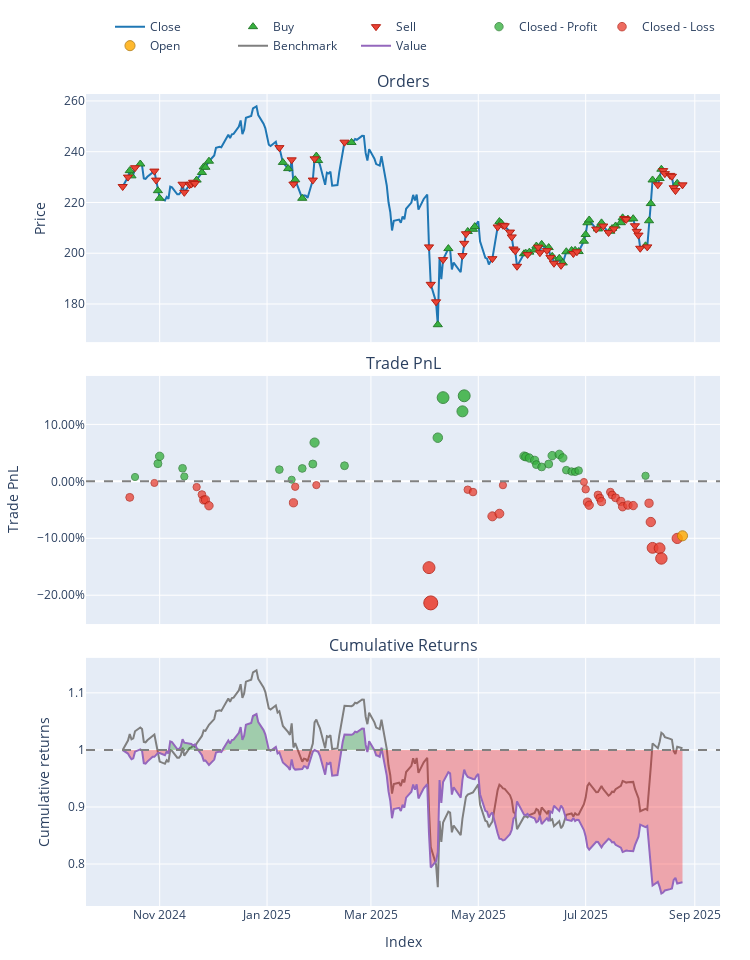

Notebook source saved alongside this figure:
### Code cell
# ==============================================================================
# 1. SETUP & DATA LOADING
# ==============================================================================

# Load Configuration
config = load_config("config/config.yaml")

# Load Data
data_path = 'data/processed/AAPL_processed_2022.csv'
print(f"Loading data from {data_path}...")
data = pd.read_csv(data_path)

if 'Date' in data.columns:
    data['Date'] = pd.to_datetime(data['Date'])
    data.set_index('Date', inplace=True)

# Split into train/test
split_idx = int(len(data) * 0.7)
df_train = data.iloc[:split_idx].copy()
df_test = data.iloc[split_idx:].copy()

print(f"Train size: {len(df_train)}, Test size: {len(df_test)}")

# ==============================================================================
# 2. TRAINING
# ==============================================================================

# Initialize Trainer
trainer = ModelTrainerRL(config['reinforcement_learning'])

# Prepare environments (Raw envs, scaling handled internally by PPO)
env_train, env_test = trainer.prepare_environment(
    df_train, 
    df_test, 
    reward_func="profit" 
)

# Train PPO
print("\n--- Starting PPO Training ---")
result = trainer.train_ppo(env_train)
model = result["model"]

# CRITICAL: Register model so it gets saved later
trainer.models["ppo"] = model  
print("Training Complete!")

# ==============================================================================
# 3. EVALUATION (Internal Metrics)
# ==============================================================================

# Evaluate using multiple seeds to check stability
seeds = [42, 43, 44]
print(f"\n--- Evaluating over {len(seeds)} seeds ---")
metrics_agg = trainer.evaluate_over_seeds(model, env_test, seeds, algorithm="PPO")

print(f"Total Return: {metrics_agg['total_return']['mean']:.2%} (Range: {metrics_agg['total_return']['ci95']})")
print(f"Sharpe Ratio: {metrics_agg['sharpe_ratio']['mean']:.3f}")
print(f"Max Drawdown: {metrics_agg['max_drawdown']['mean']:.2%}")

# Save Artifacts (Model + Normalization Stats)
trainer.save_models("models/ppo_artifacts")
print("\nModels and Normalization stats saved to 'models/ppo_artifacts'")

# ==============================================================================
# 4. INFERENCE & BACKTEST (The Fix)
# ==============================================================================

print("\n--- Generating Actions for Backtest ---")

# CRITICAL FIX: Load the "Inference Environment"
# This wraps your test data with the EXACT mean/std deviation calculated during training.
env_inference = trainer.load_inference_env(df_test, algorithm="ppo")

obs = env_inference.reset()
done = False
actions = []

# Inference Loop
while True:
    # We use deterministic=True for backtesting (best reliable action)
    action, _ = model.predict(obs, deterministic=True)
    
    # Step the environment
    obs, _, dones, _ = env_inference.step(action)
    
    # Extract the single action value (PPO outputs an array)
    actions.append(float(action[0][0]))
    
    if dones[0]:
        break

print(f"Generated {len(actions)} trading actions")

# ==============================================================================
# 5. RUN PORTFOLIO BACKTEST
# ==============================================================================
print("\n--- Running VectorBT Backtest ---")

env_params = config['reinforcement_learning']['environment']

# Align prices with actions (prevent length mismatch errors)
aligned_prices = df_test['close'].iloc[:len(actions)]

backtester = PortfolioBacktesterRL(env_params) 

portfolio = backtester.run_backtest(
    price_data=aligned_prices, 
    predicted_weights=np.array(actions),
    lookback_window=env_params.get('lookback_window', 30)
)

# Benchmark Comparison
comparison = backtester.compare_with_buy_and_hold_rl()

# Show Final Metrics
metrics = backtester.get_performance_metrics()
print("\n--- Final Strategy Performance ---")
for k, v in metrics.items():
    print(f"{k}: {v:.4f}")

# Visualization
portfolio.plot().show()

### Figure 1 — Plotly figure (JSON) as saved in the notebook; plotly's stock layout.template omitted (floating-point values rounded to 4 significant figures; data arrays with more than 128 entries replaced by an {"elided": "..."} marker saying what was removed)
{"data": [{"legendgroup": "0", "line": {"color": "#1f77b4"}, "name": "Close", "showlegend": true, "type": "scatter", "uid": "04668c6c-cf01-43dc-942d-f7b8144a8fbf", "x": {"elided": "217 str values"}, "xaxis": "x", "y": {"elided": "217 float values"}, "yaxis": "y"}, {"customdata": {"elided": "59x3 float values"}, "hovertemplate": "Order Id: %{customdata[0]}<br>Timestamp: %{x}<br>Price: %{y}<br>Size: %{customdata[1]:.6f}<br>Fees: %{customdata[2]:.6f}", "legendgroup": "1", "marker": {"color": "#37B13F", "line": {"color": "rgb(38,123,44)", "width": 1}, "size": 8, "symbol": "triangle-up"}, "mode": "markers", "name": "Buy", "type": "scatter", "uid": "b42dca95-039e-4753-a7e6-a011c467d72a", "x": ["2024-10-15T00:00:00-04:00", "2024-10-16T00:00:00-04:00", "2024-10-21T00:00:00-04:00", "2024-10-31T00:00:00-04:00", "2024-11-01T00:00:00-04:00", "2024-11-22T00:00:00-05:00", "2024-11-25T00:00:00-05:00", "2024-11-26T00:00:00-05:00", "2024-11-27T00:00:00-05:00", "2024-11-29T00:00:00-05:00", "2025-01-10T00:00:00-05:00", "2025-01-13T00:00:00-05:00", "2025-01-17T00:00:00-05:00", "2025-01-21T00:00:00-05:00", "2025-01-29T00:00:00-05:00", "2025-01-30T00:00:00-05:00", "2025-02-18T00:00:00-05:00", "2025-04-08T00:00:00-04:00", "2025-04-14T00:00:00-04:00", "2025-04-25T00:00:00-04:00", "2025-04-28T00:00:00-04:00", "2025-04-29T00:00:00-04:00", "2025-05-13T00:00:00-04:00", "2025-05-14T00:00:00-04:00", "2025-05-27T00:00:00-04:00", "2025-05-28T00:00:00-04:00", "2025-05-30T00:00:00-04:00", "2025-06-02T00:00:00-04:00", "2025-06-03T00:00:00-04:00", "2025-06-06T00:00:00-04:00", "2025-06-10T00:00:00-04:00", "2025-06-12T00:00:00-04:00", "2025-06-16T00:00:00-04:00", "2025-06-18T00:00:00-04:00", "2025-06-20T00:00:00-04:00", "2025-06-23T00:00:00-04:00", "2025-06-25T00:00:00-04:00", "2025-06-27T00:00:00-04:00", "2025-06-30T00:00:00-04:00", "2025-07-01T00:00:00-04:00", "2025-07-02T00:00:00-04:00", "2025-07-03T00:00:00-04:00", "2025-07-08T00:00:00-04:00", "2025-07-09T00:00:00-04:00", "2025-07-10T00:00:00-04:00", "2025-07-15T00:00:00-04:00", "2025-07-16T00:00:00-04:00", "2025-07-18T00:00:00-04:00", "2025-07-21T00:00:00-04:00", "2025-07-22T00:00:00-04:00", "2025-07-25T00:00:00-04:00", "2025-07-28T00:00:00-04:00", "2025-08-04T00:00:00-04:00", "2025-08-06T00:00:00-04:00", "2025-08-07T00:00:00-04:00", "2025-08-08T00:00:00-04:00", "2025-08-12T00:00:00-04:00", "2025-08-13T00:00:00-04:00", "2025-08-22T00:00:00-04:00"], "xaxis": "x", "y": [232.5, 230.5, 235.2, 224.6, 221.7, 228.8, 231.8, 234.0, 233.9, 236.3, 235.8, 233.3, 228.9, 221.6, 238.3, 236.5, 243.6, 171.8, 201.8, 208.6, 209.4, 210.5, 212.5, 211.9, 199.8, 200.0, 200.4, 201.3, 202.8, 203.5, 202.2, 198.8, 198.0, 196.2, 200.6, 201.1, 201.1, 200.7, 204.7, 207.4, 212.0, 213.1, 209.6, 210.7, 212.0, 208.7, 209.7, 210.7, 212.0, 213.9, 213.4, 213.6, 202.9, 212.8, 219.6, 228.9, 229.4, 233.1, 227.5], "yaxis": "y"}, {"customdata": {"elided": "61x3 float values"}, "hovertemplate": "Order Id: %{customdata[0]}<br>Timestamp: %{x}<br>Price: %{y}<br>Size: %{customdata[1]:.6f}<br>Fees: %{customdata[2]:.6f}", "legendgroup": "2", "marker": {"color": "#EA4335", "line": {"color": "rgb(181,31,18)", "width": 1}, "size": 8, "symbol": "triangle-down"}, "mode": "markers", "name": "Sell", "type": "scatter", "uid": "5f0910a1-3291-43da-80b9-dd00b5b16947", "x": ["2024-10-11T00:00:00-04:00", "2024-10-14T00:00:00-04:00", "2024-10-18T00:00:00-04:00", "2024-10-29T00:00:00-04:00", "2024-10-30T00:00:00-04:00", "2024-11-14T00:00:00-05:00", "2024-11-15T00:00:00-05:00", "2024-11-18T00:00:00-05:00", "2024-11-19T00:00:00-05:00", "2024-11-20T00:00:00-05:00", "2024-11-21T00:00:00-05:00", "2025-01-08T00:00:00-05:00", "2025-01-15T00:00:00-05:00", "2025-01-16T00:00:00-05:00", "2025-01-27T00:00:00-05:00", "2025-01-28T00:00:00-05:00", "2025-02-14T00:00:00-05:00", "2025-04-03T00:00:00-04:00", "2025-04-04T00:00:00-04:00", "2025-04-07T00:00:00-04:00", "2025-04-11T00:00:00-04:00", "2025-04-22T00:00:00-04:00", "2025-04-23T00:00:00-04:00", "2025-04-24T00:00:00-04:00", "2025-05-09T00:00:00-04:00", "2025-05-12T00:00:00-04:00", "2025-05-15T00:00:00-04:00", "2025-05-16T00:00:00-04:00", "2025-05-19T00:00:00-04:00", "2025-05-20T00:00:00-04:00", "2025-05-21T00:00:00-04:00", "2025-05-22T00:00:00-04:00", "2025-05-23T00:00:00-04:00", "2025-05-29T00:00:00-04:00", "2025-06-04T00:00:00-04:00", "2025-06-05T00:00:00-04:00", "2025-06-09T00:00:00-04:00", "2025-06-11T00:00:00-04:00", "2025-06-13T00:00:00-04:00", "2025-06-17T00:00:00-04:00", "2025-06-24T00:00:00-04:00", "2025-06-26T00:00:00-04:00", "2025-07-07T00:00:00-04:00", "2025-07-11T00:00:00-04:00", "2025-07-14T00:00:00-04:00", "2025-07-17T00:00:00-04:00", "2025-07-23T00:00:00-04:00", "2025-07-24T00:00:00-04:00", "2025-07-29T00:00:00-04:00", "2025-07-30T00:00:00-04:00", "2025-07-31T00:00:00-04:00", "2025-08-01T00:00:00-04:00", "2025-08-05T00:00:00-04:00", "2025-08-11T00:00:00-04:00", "2025-08-14T00:00:00-04:00", "2025-08-15T00:00:00-04:00", "2025-08-18T00:00:00-04:00", "2025-08-19T00:00:00-04:00", "2025-08-20T00:00:00-04:00", "2025-08-21T00:00:00-04:00", "2025-08-25T00:00:00-04:00"], "xaxis": "x", "y": [226.3, 230.0, 233.7, 232.4, 228.8, 227.2, 224.0, 227.0, 227.3, 228.0, 227.5, 241.6, 236.8, 227.2, 228.8, 237.2, 243.8, 202.5, 187.7, 180.8, 197.5, 199.1, 203.9, 207.7, 197.9, 210.3, 211.0, 210.8, 208.3, 206.4, 201.7, 200.9, 194.9, 199.5, 202.4, 200.2, 201.0, 198.4, 196.0, 195.2, 199.9, 200.6, 209.5, 210.7, 208.2, 209.6, 213.7, 213.3, 210.8, 208.6, 207.1, 202.0, 202.5, 227.0, 232.6, 231.4, 230.7, 230.3, 225.8, 224.7, 226.9], "yaxis": "y"}, {"customdata": [[1.0, 1.0, 226.3, 0.00765], [3.0, 2.0, 428.0, 0.03109], [4.0, 2.0, 323.3, 0.04394], [5.0, 3.0, 1398.0, 0.02292], [6.0, 3.0, 326.0, 0.008476], [12.0, 5.0, 540.7, 0.0206], [13.0, 5.0, 183.8, 0.002883], [16.0, 6.0, 131.4, 0.02265], [17.0, 7.0, 2665.0, 0.0304], [18.0, 7.0, 609.2, 0.06809], [20.0, 9.0, 543.9, 0.02742], [23.0, 10.0, 2806.0, 0.07665], [24.0, 11.0, 2097.0, 0.1471], [25.0, 11.0, 1715.0, 0.1229], [26.0, 11.0, 10560.0, 0.1502], [32.0, 16.0, 213.8, 0.04425], [33.0, 16.0, 8.634, 0.04325], [34.0, 16.0, 34.24, 0.04099], [35.0, 16.0, 28.78, 0.03693], [36.0, 16.0, 41.67, 0.02944], [37.0, 16.0, 75.46, 0.02529], [38.0, 16.0, 33.52, 0.03035], [39.0, 16.0, 18.0, 0.04511], [40.0, 16.0, 1111.0, 0.04728], [41.0, 16.0, 38.34, 0.04122], [42.0, 16.0, 81.29, 0.01969], [43.0, 16.0, 7.754, 0.01725], [44.0, 16.0, 18.84, 0.01667], [45.0, 16.0, 1.358, 0.01889], [60.0, 16.0, 8.277, 0.00977]], "hovertemplate": "Exit Trade Id: %{customdata[0]}<br>Position Id: %{customdata[1]}<br>Exit Timestamp: %{x}<br>PnL: %{customdata[2]:.6f}<br>Return: %{customdata[3]:.2%}", "legendgroup": "3", "marker": {"color": "#37B13F", "line": {"color": "rgb(38,123,44)", "width": 1}, "opacity": [0.7547, 0.7712, 0.7803, 0.7654, 0.7552, 0.7638, 0.7513, 0.7653, 0.7707, 0.7973, 0.7686, 0.8034, 0.8531, 0.836, 0.8553, 0.7805, 0.7798, 0.7782, 0.7753, 0.7701, 0.7671, 0.7707, 0.7811, 0.7827, 0.7784, 0.7632, 0.7614, 0.761, 0.7626, 0.7562], "size": [7.218, 7.99, 8.414, 7.721, 7.245, 7.645, 7.061, 7.712, 7.967, 9.209, 7.869, 9.491, 11.81, 11.02, 11.92, 8.424, 8.391, 8.316, 8.183, 7.936, 7.799, 7.966, 8.452, 8.524, 8.324, 7.614, 7.534, 7.515, 7.588, 7.288], "symbol": "circle"}, "mode": "markers", "name": "Closed - Profit", "type": "scatter", "uid": "949a1df4-ef0a-4a41-bc7d-22667bc98f1d", "x": ["2024-10-18T00:00:00-04:00", "2024-10-31T00:00:00-04:00", "2024-11-01T00:00:00-04:00", "2024-11-14T00:00:00-05:00", "2024-11-15T00:00:00-05:00", "2025-01-08T00:00:00-05:00", "2025-01-15T00:00:00-05:00", "2025-01-21T00:00:00-05:00", "2025-01-27T00:00:00-05:00", "2025-01-28T00:00:00-05:00", "2025-02-14T00:00:00-05:00", "2025-04-08T00:00:00-04:00", "2025-04-11T00:00:00-04:00", "2025-04-22T00:00:00-04:00", "2025-04-23T00:00:00-04:00", "2025-05-27T00:00:00-04:00", "2025-05-28T00:00:00-04:00", "2025-05-30T00:00:00-04:00", "2025-06-02T00:00:00-04:00", "2025-06-03T00:00:00-04:00", "2025-06-06T00:00:00-04:00", "2025-06-10T00:00:00-04:00", "2025-06-12T00:00:00-04:00", "2025-06-16T00:00:00-04:00", "2025-06-18T00:00:00-04:00", "2025-06-20T00:00:00-04:00", "2025-06-23T00:00:00-04:00", "2025-06-25T00:00:00-04:00", "2025-06-27T00:00:00-04:00", "2025-08-04T00:00:00-04:00"], "xaxis": "x2", "y": [0.00765, 0.03109, 0.04394, 0.02292, 0.008476, 0.0206, 0.002883, 0.02265, 0.0304, 0.06809, 0.02742, 0.07665, 0.1471, 0.1229, 0.1502, 0.04425, 0.04325, 0.04099, 0.03693, 0.02944, 0.02529, 0.03035, 0.04511, 0.04728, 0.04122, 0.01969, 0.01725, 0.01667, 0.01889, 0.00977], "yaxis": "y2"}, {"customdata": {"elided": "37x4 float values"}, "hovertemplate": "Exit Trade Id: %{customdata[0]}<br>Position Id: %{customdata[1]}<br>Exit Timestamp: %{x}<br>PnL: %{customdata[2]:.6f}<br>Return: %{customdata[3]:.2%}", "legendgroup": "4", "marker": {"color": "#EA4335", "line": {"color": "rgb(181,31,18)", "width": 1}, "opacity": [0.7691, 0.7513, 0.7564, 0.7657, 0.7724, 0.772, 0.7795, 0.7759, 0.756, 0.7539, 0.8563, 0.9, 0.7596, 0.7626, 0.7927, 0.7893, 0.754, 0.75, 0.7591, 0.775, 0.7788, 0.7661, 0.77, 0.7744, 0.7625, 0.7662, 0.7696, 0.7741, 0.7807, 0.7787, 0.7793, 0.7764, 0.7997, 0.8317, 0.8323, 0.8449, 0.82], "size": [7.893, 7.059, 7.297, 7.731, 8.048, 8.029, 8.376, 8.207, 7.28, 7.184, 11.96, 14.0, 7.449, 7.586, 8.992, 8.835, 7.189, 7.0, 7.426, 8.168, 8.346, 7.752, 7.934, 8.138, 7.585, 7.754, 7.916, 8.125, 8.433, 8.341, 8.369, 8.233, 9.32, 10.81, 10.84, 11.43, 10.27], "symbol": "circle"}, "mode": "markers", "name": "Closed - Loss", "type": "scatter", "uid": "75750195-06e0-4ee9-9858-093acd008c50", "x": ["2024-10-15T00:00:00-04:00", "2024-10-29T00:00:00-04:00", "2024-11-22T00:00:00-05:00", "2024-11-25T00:00:00-05:00", "2024-11-26T00:00:00-05:00", "2024-11-27T00:00:00-05:00", "2024-11-29T00:00:00-05:00", "2025-01-16T00:00:00-05:00", "2025-01-17T00:00:00-05:00", "2025-01-29T00:00:00-05:00", "2025-04-03T00:00:00-04:00", "2025-04-04T00:00:00-04:00", "2025-04-25T00:00:00-04:00", "2025-04-28T00:00:00-04:00", "2025-05-09T00:00:00-04:00", "2025-05-13T00:00:00-04:00", "2025-05-15T00:00:00-04:00", "2025-06-30T00:00:00-04:00", "2025-07-01T00:00:00-04:00", "2025-07-02T00:00:00-04:00", "2025-07-03T00:00:00-04:00", "2025-07-08T00:00:00-04:00", "2025-07-09T00:00:00-04:00", "2025-07-10T00:00:00-04:00", "2025-07-15T00:00:00-04:00", "2025-07-16T00:00:00-04:00", "2025-07-18T00:00:00-04:00", "2025-07-21T00:00:00-04:00", "2025-07-22T00:00:00-04:00", "2025-07-25T00:00:00-04:00", "2025-07-28T00:00:00-04:00", "2025-08-06T00:00:00-04:00", "2025-08-07T00:00:00-04:00", "2025-08-08T00:00:00-04:00", "2025-08-12T00:00:00-04:00", "2025-08-13T00:00:00-04:00", "2025-08-22T00:00:00-04:00"], "xaxis": "x2", "y": [-0.02813, -0.002821, -0.01005, -0.02322, -0.03284, -0.03227, -0.0428, -0.03767, -0.009543, -0.006621, -0.1516, -0.2135, -0.01466, -0.01882, -0.06149, -0.05673, -0.006778, -0.001043, -0.01396, -0.03648, -0.04189, -0.02388, -0.02938, -0.03557, -0.01881, -0.02392, -0.02886, -0.03518, -0.04453, -0.04175, -0.04258, -0.03845, -0.07144, -0.1168, -0.1176, -0.1355, -0.1002], "yaxis": "y2"}, {"customdata": [[67.0, 16.0, -6712.0, -0.09567]], "hovertemplate": "Exit Trade Id: %{customdata[0]}<br>Position Id: %{customdata[1]}<br>Exit Timestamp: %{x}<br>PnL: %{customdata[2]:.6f}<br>Return: %{customdata[3]:.2%}", "legendgroup": "5", "marker": {"color": "#FFAA00", "line": {"color": "rgb(178,118,0)", "width": 1}, "opacity": [0.8168], "size": [10.12], "symbol": "circle"}, "mode": "markers", "name": "Open", "type": "scatter", "uid": "f5ea7ede-255e-4ab3-be72-85bad412cdea", "x": ["2025-08-25T00:00:00-04:00"], "xaxis": "x2", "y": [-0.09567], "yaxis": "y2"}, {"legendgroup": "6", "line": {"color": "#7f7f7f"}, "name": "Benchmark", "showlegend": true, "type": "scatter", "uid": "ccf8ba42-0168-4835-99d4-a86c8d061939", "x": {"elided": "217 str values"}, "xaxis": "x3", "y": {"elided": "217 float values"}, "yaxis": "y3"}, {"hoverinfo": "skip", "legendgroup": "7", "line": {"color": "rgba(0, 0, 0, 0)", "width": 0}, "opacity": 0, "showlegend": false, "type": "scatter", "uid": "d9550c3c-1c4b-4798-aa5e-18f9e1315533", "x": {"elided": "217 str values"}, "xaxis": "x3", "y": {"elided": "217 int values"}, "yaxis": "y3"}, {"connectgaps": false, "fill": "tonexty", "fillcolor": "rgba(0, 128, 0, 0.3)", "hoverinfo": "skip", "legendgroup": "7", "line": {"color": "rgba(0, 0, 0, 0)", "width": 0}, "opacity": 0, "showlegend": false, "type": "scatter", "uid": "14dc526c-8085-4295-9f8b-ed9dc4fc445f", "x": {"elided": "217 str values"}, "xaxis": "x3", "y": {"elided": "217 float values"}, "yaxis": "y3"}, {"hoverinfo": "skip", "legendgroup": "7", "line": {"color": "rgba(0, 0, 0, 0)", "width": 0}, "opacity": 0, "showlegend": false, "type": "scatter", "uid": "c050dd6b-2298-4229-b6f3-16fa3b3ad90a", "x": {"elided": "217 str values"}, "xaxis": "x3", "y": {"elided": "217 int values"}, "yaxis": "y3"}, {"connectgaps": false, "fill": "tonexty", "fillcolor": "rgba(255, 0, 0, 0.3)", "hoverinfo": "skip", "legendgroup": "7", "line": {"color": "rgba(0, 0, 0, 0)", "width": 0}, "opacity": 0, "showlegend": false, "type": "scatter", "uid": "a85ec14a-ec55-4214-aff4-398910c8a935", "x": {"elided": "217 str values"}, "xaxis": "x3", "y": {"elided": "217 float values"}, "yaxis": "y3"}, {"legendgroup": "8", "line": {"color": "#9467bd"}, "name": "Value", "showlegend": true, "type": "scatter", "uid": "c94614e7-c395-42a5-bbbf-70445c92f8f5", "x": {"elided": "217 str values"}, "xaxis": "x3", "y": {"elided": "217 float values"}, "yaxis": "y3"}, {"hoverinfo": "skip", "legendgroup": "7", "line": {"color": "rgba(0, 0, 0, 0)", "width": 0}, "opacity": 0, "showlegend": false, "type": "scatter", "uid": "28ae7358-e367-4e16-b1cd-66c72071258c", "x": {"elided": "217 str values"}, "xaxis": "x3", "y": {"elided": "217 int values"}, "yaxis": "y3"}], "layout": {"annotations": [{"font": {"size": 16}, "showarrow": false, "text": "Orders", "x": 0.5, "xanchor": "center", "xref": "paper", "y": 1, "yanchor": "bottom", "yref": "paper"}, {"font": {"size": 16}, "showarrow": false, "text": "Trade PnL", "x": 0.5, "xanchor": "center", "xref": "paper", "y": 0.6528, "yanchor": "bottom", "yref": "paper"}, {"font": {"size": 16}, "showarrow": false, "text": "Cumulative Returns", "x": 0.5, "xanchor": "center", "xref": "paper", "y": 0.3056, "yanchor": "bottom", "yref": "paper"}], "height": 960, "legend": {"orientation": "h", "traceorder": "normal", "x": 1, "xanchor": "right", "y": 1.042, "yanchor": "bottom"}, "margin": {"b": 30, "l": 30, "r": 30, "t": 30}, "shapes": [{"line": {"color": "gray", "dash": "dash"}, "type": "line", "x0": 0, "x1": 1, "xref": "paper", "y0": 0, "y1": 0, "yref": "y2"}, {"line": {"color": "gray", "dash": "dash"}, "type": "line", "x0": 0, "x1": 1, "xref": "paper", "y0": 1, "y1": 1, "yref": "y3"}], "showlegend": true, "width": 750, "xaxis": {"anchor": "y", "domain": [0, 1], "matches": "x3", "showticklabels": false}, "xaxis2": {"anchor": "y2", "domain": [0, 1], "matches": "x3", "showticklabels": false}, "xaxis3": {"anchor": "y3", "domain": [0, 1], "title": {"text": "Index"}}, "yaxis": {"anchor": "x", "domain": [0.6944, 1], "title": {"text": "Price"}}, "yaxis2": {"anchor": "x2", "domain": [0.3472, 0.6528], "tickformat": ".2%", "title": {"text": "Trade PnL"}}, "yaxis3": {"anchor": "x3", "domain": [0, 0.3056], "title": {"text": "Cumulative returns"}}}}
